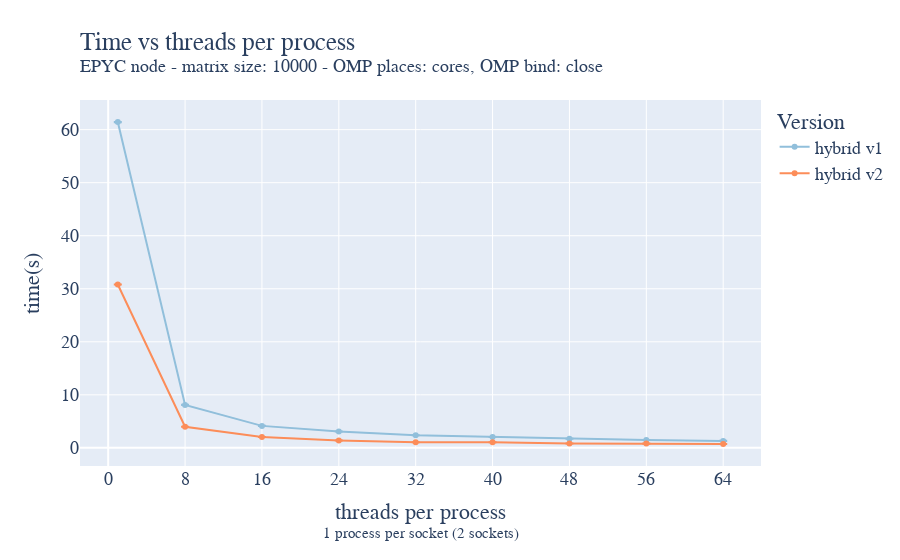

Source (notebook cell):
### Code cell
fig = go.Figure()

fig.add_trace(go.Scatter(x=strong_OMP_epyc_hybrid_static_small_grid_avg["nthreads_per_process"]["mean"][:9], y=strong_OMP_epyc_hybrid_static_small_grid_avg["time"]["mean"][:9], name='hybrid v1',
                         error_y=dict(
                             type="data",
                             array=strong_OMP_epyc_hybrid_static_small_grid_avg["time"]["std"][:9],
                             visible=True)))
fig.add_trace(go.Scatter(x=strong_OMP_epyc_hybrid_static_small_grid_avg["nthreads_per_process"]["mean"][9:], y=strong_OMP_epyc_hybrid_static_small_grid_avg["time"]["mean"][9:], name='hybrid v2',
                         error_y=dict(
                             type="data",
                             array=strong_OMP_epyc_hybrid_static_small_grid_avg["time"]["std"][9:],
                             visible=True)))
fig.update_layout(
    title=go.layout.Title(
        text="Time vs threads per process<br><sup>EPYC node - matrix size: 10000 - OMP places: cores, OMP bind: close</sup>",
        xref="paper",
        x=0,
    ),
    xaxis_title="threads per process<br><sup>1 process per socket (2 sockets)</sup>",
    xaxis = dict(
        tickmode = 'linear',
        tick0 = '0',
        dtick = '8'
    ),
    yaxis_title="time(s)",
    legend_title="Version",
    font=dict(
        family="Courier New, monospace",
        size=18,
    ),
    colorway=["#91bfdb","#fc8d59"]
)
fig.show()
fig.write_image("/home/andres/hpc/Foundations_of_HPC_2022/Assignment/my_assignment/report/images/strong_OMP_epyc_hybrid_small_grid.pdf", height=500, width=1000)

### Figure 1 — Plotly figure (JSON) as saved in the notebook; plotly's stock layout.template omitted (floating-point values rounded to 4 significant figures)
{"data": [{"error_y": {"array": [0.02451, 0.01486, 0.009419, 0.006225, 0.0057, 0.006751, 0.01121, 0.005121, 0.007419], "type": "data", "visible": true}, "name": "hybrid v1", "type": "scatter", "x": [1, 8, 16, 24, 32, 40, 48, 56, 64], "y": [61.43, 8.093, 4.146, 3.086, 2.384, 2.065, 1.725, 1.499, 1.312]}, {"error_y": {"array": [0.0073, 0.005898, 0.007828, 0.008934, 0.007409, 0.009952, 0.007586, 0.01018, 0.008921], "type": "data", "visible": true}, "name": "hybrid v2", "type": "scatter", "x": [1, 8, 16, 24, 32, 40, 48, 56, 64], "y": [30.8, 3.983, 2.041, 1.402, 1.069, 1.072, 0.8338, 0.8013, 0.7393]}], "layout": {"colorway": ["#91bfdb", "#fc8d59"], "font": {"family": "Courier New, monospace", "size": 18}, "legend": {"title": {"text": "Version"}}, "title": {"text": "Time vs threads per process<br><sup>EPYC node - matrix size: 10000 - OMP places: cores, OMP bind: close</sup>", "x": 0, "xref": "paper"}, "xaxis": {"dtick": "8", "tick0": "0", "tickmode": "linear", "title": {"text": "threads per process<br><sup>1 process per socket (2 sockets)</sup>"}}, "yaxis": {"title": {"text": "time(s)"}}}}
